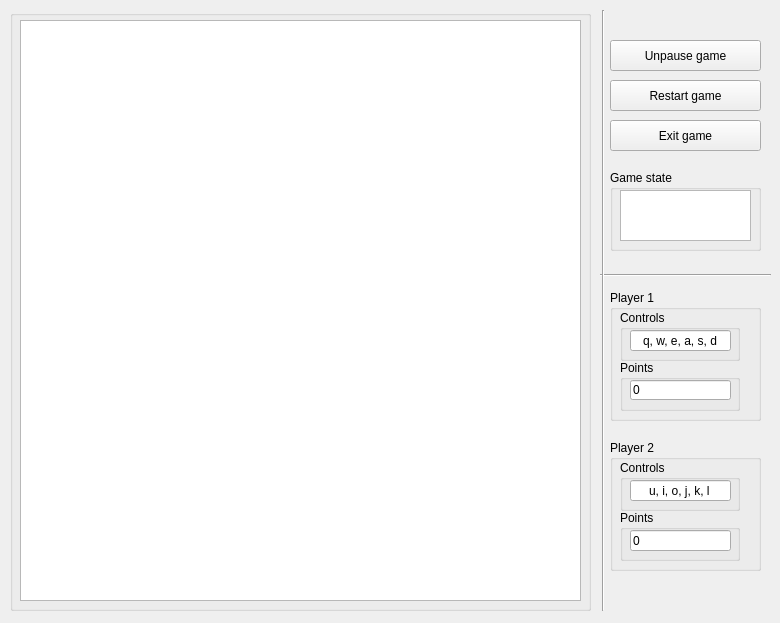
<?xml version="1.0" encoding="UTF-8"?>
<ui version="4.0">
 <class>SnakeGame</class>
 <widget class="QWidget" name="SnakeGame">
  <property name="geometry">
   <rect>
    <x>0</x>
    <y>0</y>
    <width>780</width>
    <height>623</height>
   </rect>
  </property>
  <property name="windowTitle">
   <string>Form</string>
  </property>
  <widget class="QPushButton" name="btn_pause">
   <property name="geometry">
    <rect>
     <x>610</x>
     <y>40</y>
     <width>151</width>
     <height>31</height>
    </rect>
   </property>
   <property name="text">
    <string>Unpause game</string>
   </property>
  </widget>
  <widget class="QPushButton" name="btn_restart">
   <property name="geometry">
    <rect>
     <x>610</x>
     <y>80</y>
     <width>151</width>
     <height>31</height>
    </rect>
   </property>
   <property name="text">
    <string>Restart game</string>
   </property>
  </widget>
  <widget class="QPushButton" name="btn_exit">
   <property name="geometry">
    <rect>
     <x>610</x>
     <y>120</y>
     <width>151</width>
     <height>31</height>
    </rect>
   </property>
   <property name="text">
    <string>Exit game</string>
   </property>
  </widget>
  <widget class="QGroupBox" name="board_gBox">
   <property name="geometry">
    <rect>
     <x>10</x>
     <y>10</y>
     <width>581</width>
     <height>601</height>
    </rect>
   </property>
   <property name="title">
    <string/>
   </property>
   <widget class="QTextEdit" name="board_text">
    <property name="geometry">
     <rect>
      <x>10</x>
      <y>10</y>
      <width>561</width>
      <height>581</height>
     </rect>
    </property>
    <property name="readOnly">
     <bool>true</bool>
    </property>
   </widget>
  </widget>
  <widget class="QGroupBox" name="p1_gBox">
   <property name="geometry">
    <rect>
     <x>610</x>
     <y>290</y>
     <width>151</width>
     <height>131</height>
    </rect>
   </property>
   <property name="title">
    <string>Player 1</string>
   </property>
   <widget class="QGroupBox" name="p1_c_gBox">
    <property name="geometry">
     <rect>
      <x>10</x>
      <y>20</y>
      <width>120</width>
      <height>51</height>
     </rect>
    </property>
    <property name="title">
     <string>Controls</string>
    </property>
    <widget class="QLineEdit" name="p1_controls_textbox">
     <property name="geometry">
      <rect>
       <x>10</x>
       <y>20</y>
       <width>101</width>
       <height>21</height>
      </rect>
     </property>
     <property name="text">
      <string>q, w, e, a, s, d</string>
     </property>
     <property name="alignment">
      <set>Qt::AlignCenter</set>
     </property>
     <property name="readOnly">
      <bool>true</bool>
     </property>
    </widget>
   </widget>
   <widget class="QGroupBox" name="_p_gBox">
    <property name="geometry">
     <rect>
      <x>10</x>
      <y>70</y>
      <width>120</width>
      <height>51</height>
     </rect>
    </property>
    <property name="title">
     <string>Points</string>
    </property>
    <widget class="QLineEdit" name="p1_points_textbox">
     <property name="geometry">
      <rect>
       <x>10</x>
       <y>20</y>
       <width>101</width>
       <height>20</height>
      </rect>
     </property>
     <property name="text">
      <string>0</string>
     </property>
     <property name="alignment">
      <set>Qt::AlignLeading|Qt::AlignLeft|Qt::AlignVCenter</set>
     </property>
     <property name="readOnly">
      <bool>true</bool>
     </property>
    </widget>
   </widget>
  </widget>
  <widget class="QGroupBox" name="p2_gBox">
   <property name="geometry">
    <rect>
     <x>610</x>
     <y>440</y>
     <width>151</width>
     <height>131</height>
    </rect>
   </property>
   <property name="title">
    <string>Player 2</string>
   </property>
   <widget class="QGroupBox" name="p2_c_gBox">
    <property name="geometry">
     <rect>
      <x>10</x>
      <y>20</y>
      <width>120</width>
      <height>51</height>
     </rect>
    </property>
    <property name="title">
     <string>Controls</string>
    </property>
    <widget class="QLineEdit" name="p2_controls_textbox">
     <property name="geometry">
      <rect>
       <x>10</x>
       <y>20</y>
       <width>101</width>
       <height>21</height>
      </rect>
     </property>
     <property name="text">
      <string>u, i, o, j, k, l</string>
     </property>
     <property name="alignment">
      <set>Qt::AlignCenter</set>
     </property>
     <property name="readOnly">
      <bool>true</bool>
     </property>
    </widget>
   </widget>
   <widget class="QGroupBox" name="p2_p_gBox">
    <property name="geometry">
     <rect>
      <x>10</x>
      <y>70</y>
      <width>120</width>
      <height>51</height>
     </rect>
    </property>
    <property name="title">
     <string>Points</string>
    </property>
    <widget class="QLineEdit" name="p2_points_textbox">
     <property name="geometry">
      <rect>
       <x>10</x>
       <y>20</y>
       <width>101</width>
       <height>21</height>
      </rect>
     </property>
     <property name="text">
      <string>0</string>
     </property>
     <property name="alignment">
      <set>Qt::AlignLeading|Qt::AlignLeft|Qt::AlignVCenter</set>
     </property>
     <property name="readOnly">
      <bool>true</bool>
     </property>
    </widget>
   </widget>
  </widget>
  <widget class="QGroupBox" name="game_state_gBox">
   <property name="geometry">
    <rect>
     <x>610</x>
     <y>170</y>
     <width>151</width>
     <height>81</height>
    </rect>
   </property>
   <property name="title">
    <string>Game state</string>
   </property>
   <widget class="QTextEdit" name="game_state_textbox">
    <property name="geometry">
     <rect>
      <x>10</x>
      <y>20</y>
      <width>131</width>
      <height>51</height>
     </rect>
    </property>
    <property name="readOnly">
     <bool>true</bool>
    </property>
   </widget>
  </widget>
  <widget class="Line" name="line">
   <property name="geometry">
    <rect>
     <x>600</x>
     <y>260</y>
     <width>171</width>
     <height>31</height>
    </rect>
   </property>
   <property name="orientation">
    <enum>Qt::Horizontal</enum>
   </property>
  </widget>
  <widget class="Line" name="line_2">
   <property name="geometry">
    <rect>
     <x>583</x>
     <y>10</y>
     <width>41</width>
     <height>601</height>
    </rect>
   </property>
   <property name="orientation">
    <enum>Qt::Vertical</enum>
   </property>
  </widget>
 </widget>
 <resources/>
 <connections/>
</ui>
